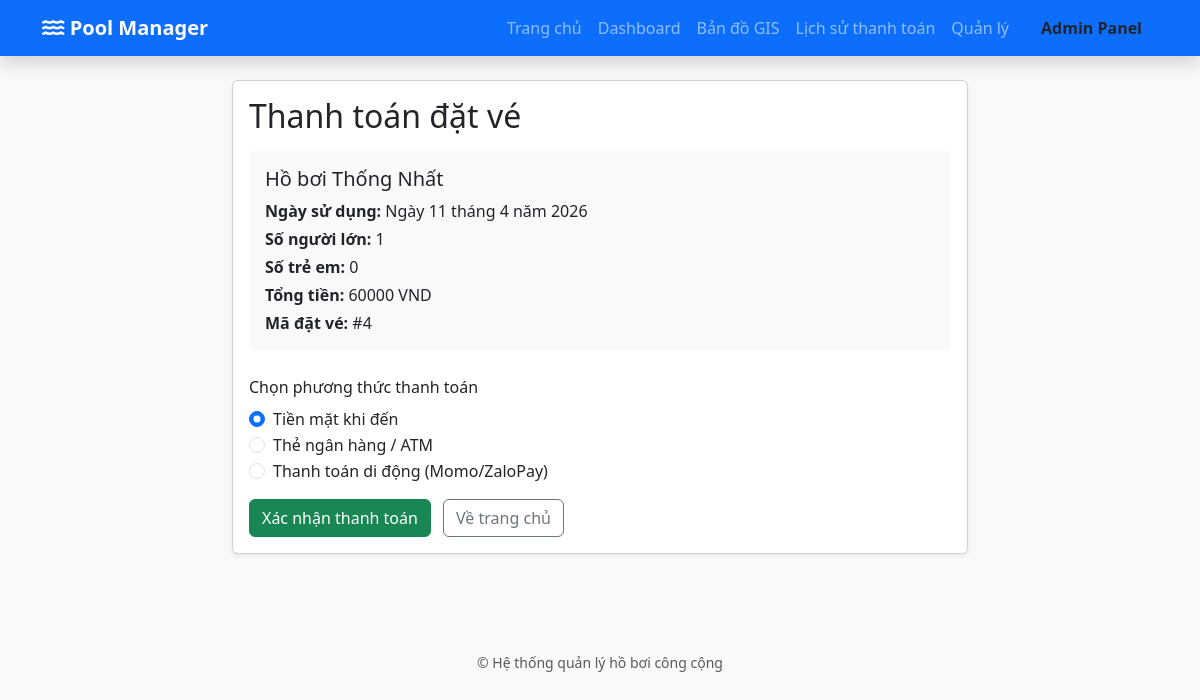
The page /checkout/4/ on the database as committed earlier.
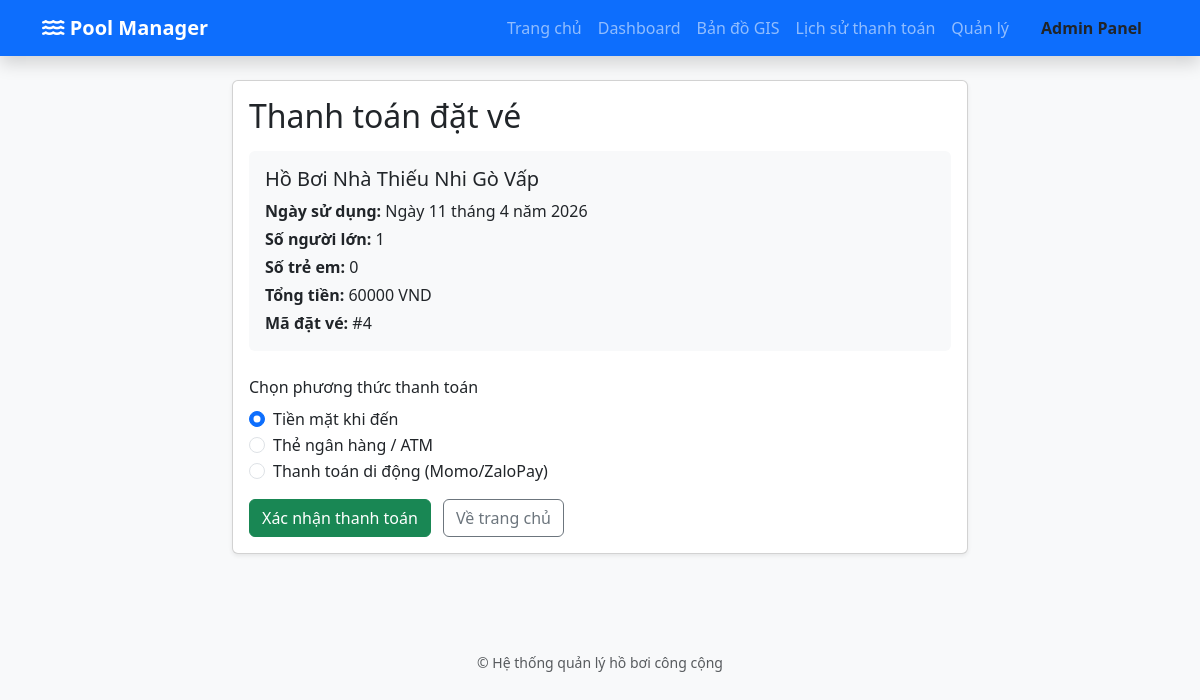
The same page on the database as committed later.
### quan_ly_ho_boi/models.py (models this page shows, shortened)
class DatVe(models.Model):
    khach_hang = models.ForeignKey(User, on_delete=models.CASCADE, verbose_name="Khách hàng")
    ho_boi = models.ForeignKey(HoBoi, on_delete=models.CASCADE, verbose_name="Hồ bơi")
    ngay_dat = models.DateTimeField(auto_now_add=True, verbose_name="Ngày đặt")
    ngay_su_dung = models.DateField(verbose_name="Ngày bơi")
    so_luong_nguoi_lon = models.IntegerField(default=1, verbose_name="Số người lớn")
    so_luong_tre_em = models.IntegerField(default=0, verbose_name="Số trẻ em")
    tong_tien = models.DecimalField(max_digits=12, decimal_places=0, editable=False, verbose_name="Tổng tiền")
    class Meta:
        verbose_name = "Vé đặt"
        verbose_name_plural = "Danh sách Vé đặt"

class HoBoi(models.Model):
    TRANG_THAI_CHOICES = [
        ('MO', 'Đang mở'),
        ('BAO_TRI', 'Bảo trì'),
        ('DONG', 'Đóng cửa'),
    ]
    ten_ho = models.CharField(max_length=200, verbose_name="Tên hồ bơi")
    dia_chi = models.TextField(verbose_name="Địa chỉ")
    do_sau = models.FloatField(help_text="Độ sâu tính bằng mét", verbose_name="Độ sâu (m)")
    suc_chua = models.IntegerField(verbose_name="Sức chứa tối đa")
    vi_do = models.FloatField(verbose_name="Vĩ độ")
    kinh_do = models.FloatField(verbose_name="Kinh độ")
    gia_ve_nguoi_lon = models.DecimalField(max_digits=10, decimal_places=0, default=Decimal('50000'), verbose_name="Giá vé người lớn")
    gia_ve_tre_em = models.DecimalField(max_digits=10, decimal_places=0, default=Decimal('30000'), verbose_name="Giá vé trẻ em")
    trang_thai = models.CharField(max_length=20, choices=TRANG_THAI_CHOICES, default='MO', verbose_name="Trạng thái")
    hinh_anh = models.ImageField(upload_to='ho_boi/', blank=True, null=True, verbose_name="Hình ảnh")
    class Meta:
        verbose_name = "Hồ bơi"
        verbose_name_plural = "Danh sách Hồ bơi"

### quan_ly_ho_boi/views.py (the view, shortened to what this page needs)
# urls.py: path('checkout/<int:datve_id>/', views.checkout, name='checkout'),
def checkout(request: HttpRequest, datve_id: int):
    dat_ve = get_object_or_404(DatVe, id=datve_id)
    payment_message = None
    payment_method = 'Tiền mặt'
    return render(request, 'quan_ly_ho_boi/checkout.html', {
        'dat_ve': dat_ve,
        'payment_message': payment_message,
        'payment_method': payment_method,
    })

### quan_ly_ho_boi/templates/quan_ly_ho_boi/checkout.html (shortened to what this page needs)
{% extends 'quan_ly_ho_boi/base.html' %}
{% block content %}
<div class="row justify-content-center">
    <div class="col-lg-8">
        <div class="card shadow-sm mb-4">
            <div class="card-body">
                <h2 class="card-title mb-3">Thanh toán đặt vé</h2>
                <div class="mb-4 p-3 bg-light rounded">
                    <h5 class="mb-2">{{ dat_ve.ho_boi.ten_ho }}</h5>
                    <p class="mb-1"><strong>Ngày sử dụng:</strong> {{ dat_ve.ngay_su_dung }}</p>
                    <p class="mb-1"><strong>Số người lớn:</strong> {{ dat_ve.so_luong_nguoi_lon }}</p>
                    <p class="mb-1"><strong>Số trẻ em:</strong> {{ dat_ve.so_luong_tre_em }}</p>
                    <p class="mb-1"><strong>Tổng tiền:</strong> {{ dat_ve.tong_tien }} VND</p>
                    <p class="mb-0"><strong>Mã đặt vé:</strong> #{{ dat_ve.id }}</p>
                </div>
                <form method="post">
                    <div class="mb-3">
                        <label class="form-label">Chọn phương thức thanh toán</label>
                        <div class="form-check">
                            <input class="form-check-input" type="radio" name="payment_method" id="payCash" value="cash" {% if payment_method == 'Tiền mặt' %}checked{% endif %}>
                            <label class="form-check-label" for="payCash">Tiền mặt khi đến</label>
                        </div>
                        <div class="form-check">
                            <input class="form-check-input" type="radio" name="payment_method" id="payCard" value="card" {% if payment_method == 'Thẻ ngân hàng' %}checked{% endif %}>
                            <label class="form-check-label" for="payCard">Thẻ ngân hàng / ATM</label>
                        </div>
                        <div class="form-check">
                            <input class="form-check-input" type="radio" name="payment_method" id="payMobile" value="mobile" {% if payment_method == 'Thanh toán di động' %}checked{% endif %}>
                            <label class="form-check-label" for="payMobile">Thanh toán di động (Momo/ZaloPay)</label>
                        </div>
                    </div>
                    <div class="mt-3">
                        <button type="submit" class="btn btn-success">Xác nhận thanh toán</button>
                        <a href="{% url 'home' %}" class="btn btn-outline-secondary ms-2">Về trang chủ</a>
                    </div>
                </form>
            </div>
        </div>
    </div>
</div>
{% endblock %}

Rows that differ between the two databases and show on the page:
changed through a linked row, DatVe id 4: ho_boi.ten_ho "Hồ bơi Thống Nhất" → "Hồ Bơi Nhà Thiếu Nhi Gò Vấp"
